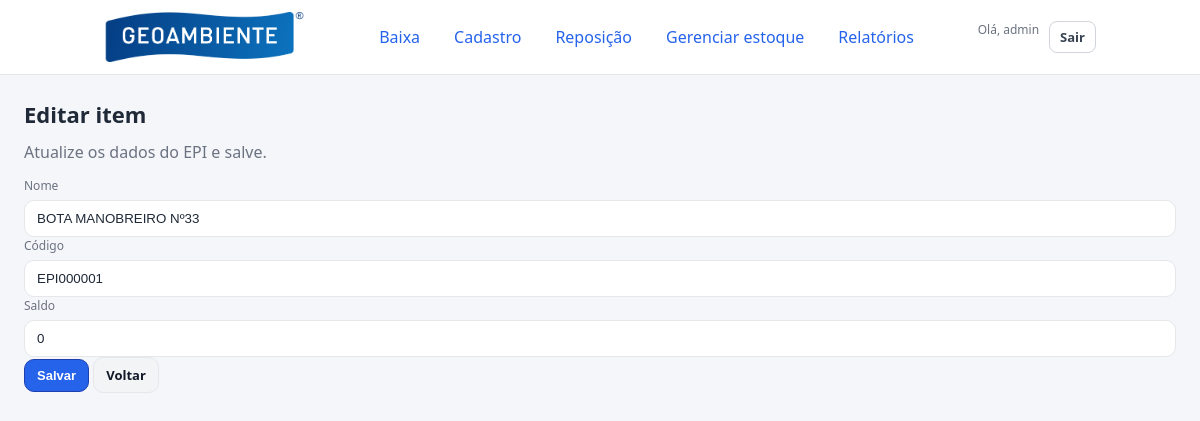
The app's page /editar/1 (signed in) with its own data.
### tables this page shows
CREATE TABLE itens (
                id INTEGER PRIMARY KEY AUTOINCREMENT,
                nome TEXT NOT NULL,
                codigo TEXT UNIQUE NOT NULL,
                saldo INTEGER NOT NULL
            , ca TEXT);

### app_epi.py (the view, shortened to what this page needs)
@app.route("/editar/<int:item_id>", methods=["GET", "POST"])
@login_required
def editar_item(item_id):
    conn = get_db_connection()
    cur = conn.cursor()
    cur.execute("SELECT * FROM itens WHERE id = ?", (item_id,))
    item = cur.fetchone()
    if not item:
        conn.close()
        return render_template("editar.html", erro="Item não encontrado.", item=None)
    conn.close()
    return render_template("editar.html", item=item, erro=None)

### app_epi.py (called while the page is built)
def login_required(view):
    @wraps(view)
    def wrapped(*args, **kwargs):
        if not session.get("user"):
            session["next_url"] = request.full_path if request.query_string else request.path
            return redirect(url_for("login"))
        return view(*args, **kwargs)
    return wrapped

def get_db_connection():
    conn = sqlite3.connect('estoque.db')
    conn.row_factory = sqlite3.Row
    conn.execute("PRAGMA foreign_keys = ON")
    return conn

### templates/editar.html (shortened to what this page needs)
{% extends "base.html" %}
{% block content %}
<h1>Editar item</h1>
<p class="page-sub muted">Atualize os dados do EPI e salve.</p>
{% if not item %}
  <div class="alert alert-danger">Item não encontrado.</div>
  <div class="actions">
    <a class="btn secondary" href="{{ url_for('itens_lista') }}">Voltar</a>
  </div>
{% else %}
  <form method="POST" class="form-novo" autocomplete="off">
    <div class="form-line">
      <div>
        <label for="nome">Nome</label>
        <input class="input" id="nome" name="nome" value="{{ item.nome }}" required>
      </div>
      <div>
        <label for="codigo">Código</label>
        <input class="input" id="codigo" name="codigo" value="{{ item.codigo }}" required>
      </div>
      <div>
        <label for="saldo">Saldo</label>
        <input class="input" id="saldo" type="number" name="saldo" min="0" value="{{ item.saldo }}" required>
      </div>
      <div class="form-actions">
        <button class="btn primary" type="submit">Salvar</button>
        <a class="btn secondary" href="{{ url_for('itens_lista') }}">Voltar</a>
      </div>
    </div>
  </form>
{% endif %}
{% endblock %}

### static/style.css (style rules this page uses)
:root { --bg: #f5f6fa; --card: #ffffff; --muted: #6b7280; --text: #1f2937; --accent: #2563eb; --accent-2: #4f46e5; --danger: #dc2626; --success: #16a34a; --border: #e5e7eb; --radius: 12px; --line:#eef0f3; --zebra:#fafbff; --hover:#f0f6ff; --blue:#2563eb; --blue-2:#1d4ed8; --blue-3:#1e40af; --red:#ef4444; --red-2:#b91c1c; --red-bg:#fee2e2; --green:#10b981; --amber:#f59e0b; }
* { box-sizing: border-box; }
html, body { height: 100%; }
body { margin: 0; font-family: system-ui, -apple-system, Segoe UI, Roboto; background: var(--bg); color: var(--text); }
a { color: var(--accent); text-decoration: none; }
h1 { font-size:22px; margin:0 0 12px; }
p.muted { color: var(--muted); margin:6px 0 14px; }
.page-sub { margin:0 0 16px 0; }
label { font-size:12px; color: var(--muted); margin-bottom:6px; display:block; }
.input, input[type="text"], input[type="number"], select, textarea { width:100%; background:#fff; color:var(--text); border:1px solid var(--border); border-radius:10px; padding:10px 12px; outline:none; }
.btn { display:inline-flex; align-items:center; justify-content:center; gap:6px; padding:8px 12px; border-radius:10px; border:1px solid transparent; cursor:pointer; text-decoration:none; font-weight:600; font-size:13px; background:#fff; color:#374151; }
.btn.primary { background:#2563eb; border-color:#1e40af; color:#fff; }
.btn.secondary { background:#f3f4f6; border-color:#e5e7eb; color:#111827; }

### records on screen
itens: nome "BOTA MANOBREIRO Nº33", codigo "EPI000001", saldo "0"

### other values on screen
{{ session.get('user') }} "admin"
